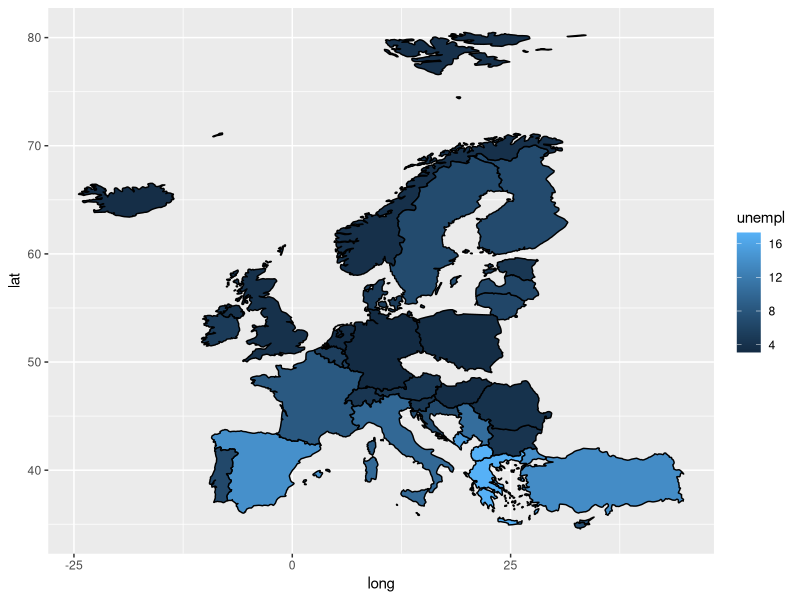
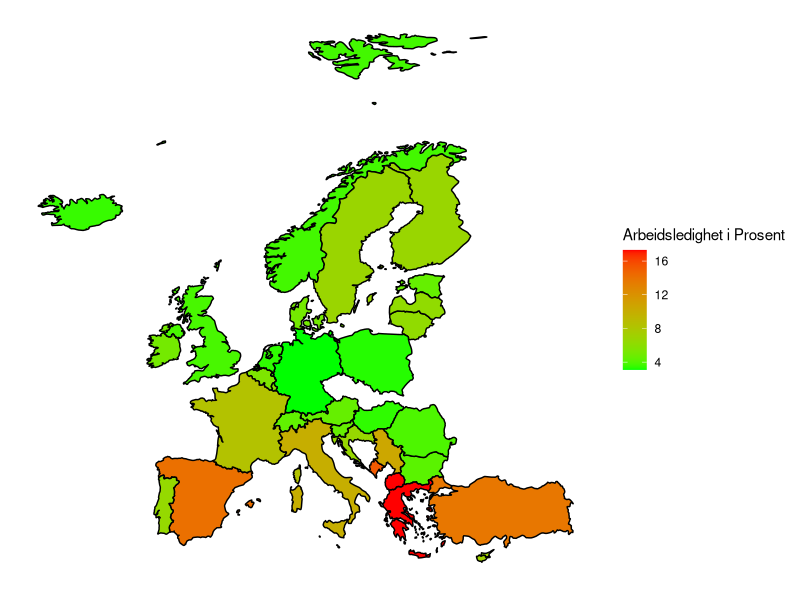
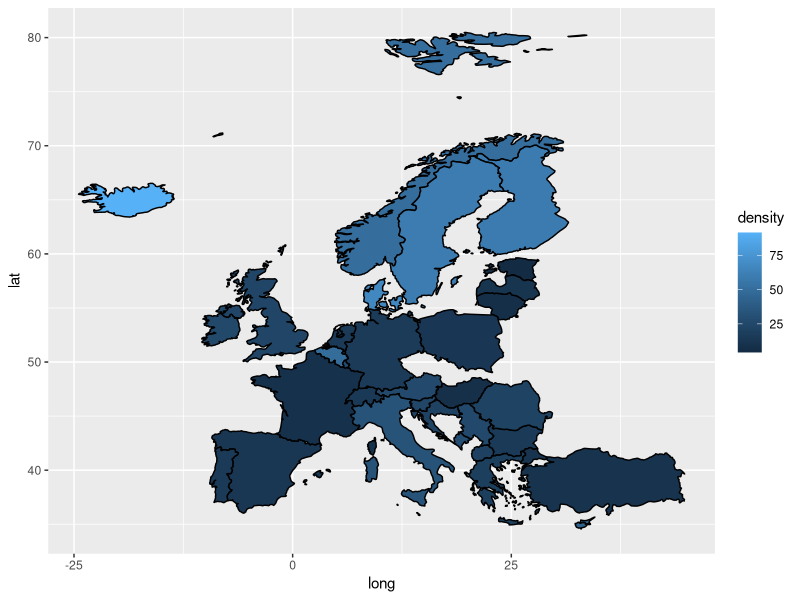
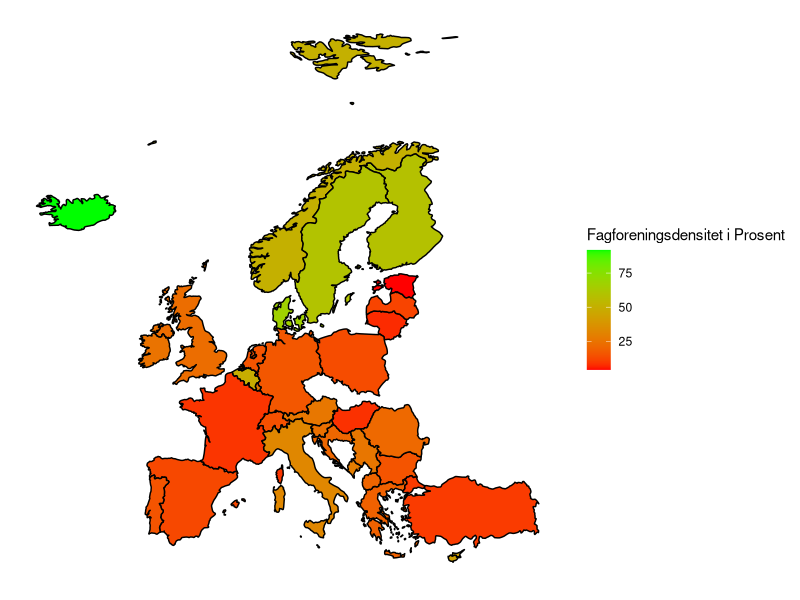
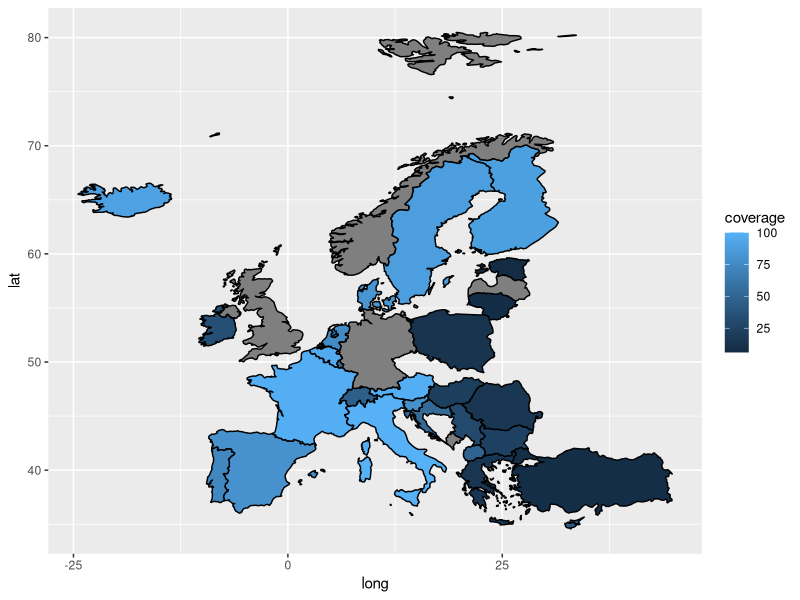
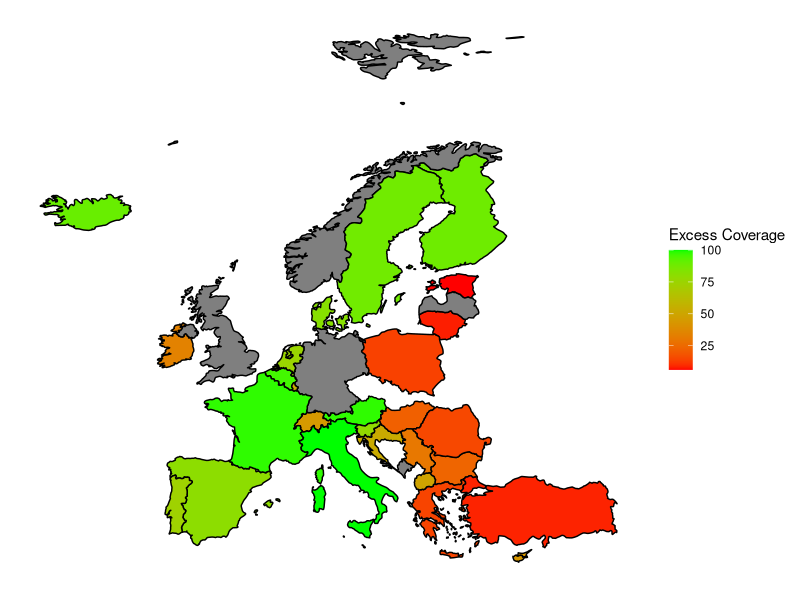
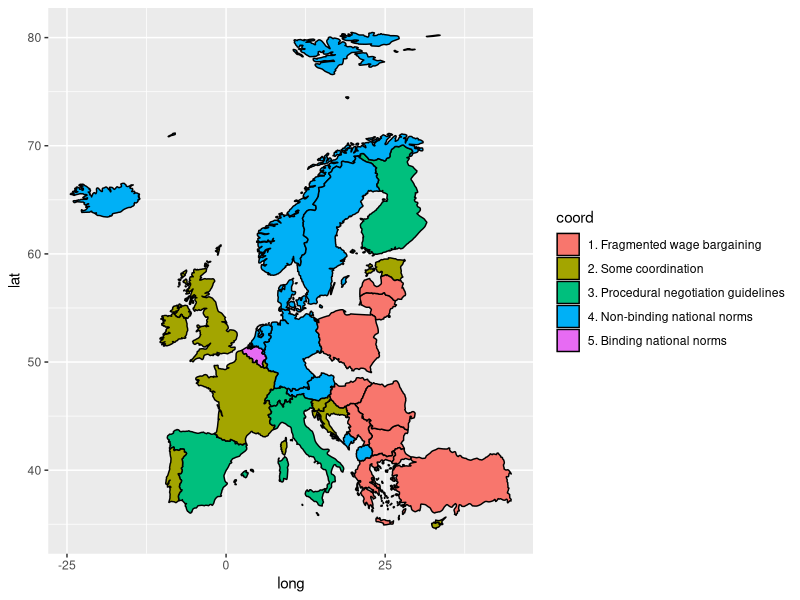

Source code (R) for these figures, in order: (Note: this script raises an error after producing the figures.)
### Assignment 2.3


# Loading packages needed for the assignment

library(readr) # fileformat of the dataset
library(ggplot2)     # the ggplot package
library(tidyverse)  # the tidyverse package


union<- read_csv("union_unempl.csv") #Loading the data with information about the variables of interest


#Changing the name of a single observation. The below code changes all observations called "United Kingdom" to "UK" in the union data. This is done so we can merge the data
union$country <- gsub("United Kingdom", "UK", union$country)
View(union) 

# Renaming a variable. The below code renames the variable "Country" to "Region". 
names(union)[names(union) == "country"] <- "region"
View(union) 



mapdata <- map_data("world") #loading map data
view(mapdata)

mapdata <- left_join(mapdata, union, by = "region") # Combining datasets

mapdata1 <- mapdata %>% filter(!is.na(mapdata$unempl)) # Removing NA values to only plot the countries we have data for


# Lag kart over Europa som viser arbeidsledighetsrate i ulike land. #
#####

# Plotting a map that shows unemployment rates in countries in Europe. 
map1 <- ggplot(mapdata1, aes(x = long, y = lat, group = group)) +
  geom_polygon(aes(fill = unempl), col = "black")
map1

# Plotting a new map with colors that are easier to see

map1.1 <- map1 + scale_fill_gradient(name = "Arbeidsledighet i Prosent", low = "green", high = "red", na.value = "grey50") +
  theme(axis.text.x = element_blank(),
        axis.text.y = element_blank(),
        axis.ticks = element_blank(),
        axis.title.x = element_blank(),
        axis.title.y = element_blank(),
        rect = element_blank())
map1.1

#####

# Plotting a map showing union density

map2 <- ggplot(mapdata1, aes(x = long, y = lat, group = group)) +
  geom_polygon(aes(fill = density), col = "black")
map2

map2.1 <- map2 + scale_fill_gradient(name = "Fagforeningsdensitet i Prosent", low = "red", high = "green", na.value = "grey50") +
  theme(axis.text.x = element_blank(),
        axis.text.y = element_blank(),
        axis.ticks = element_blank(),
        axis.title.x = element_blank(),
        axis.title.y = element_blank(),
        rect = element_blank())
map2.1

#####


# Plotting a map showing excess coverage


map3 <- ggplot(mapdata1, aes(x = long, y = lat, group = group)) +
  geom_polygon(aes(fill = coverage), col = "black")
map3

map3.1 <- map3 + scale_fill_gradient(name = "Excess Coverage", low = "red", high = "green", na.value = "grey50") +
  theme(axis.text.x = element_blank(),
        axis.text.y = element_blank(),
        axis.ticks = element_blank(),
        axis.title.x = element_blank(),
        axis.title.y = element_blank(),
        rect = element_blank())
map3.1


#####

# Plotting a map showing coordination of payrate setting

map4 <- ggplot(mapdata1, aes(x = long, y = lat, group = group)) +
  geom_polygon(aes(fill = coord), col = "black")
map4

map4.1 <- map4 + (name = "Koordinering av lonnfastsettelse") +
  theme(axis.text.x = element_blank(),
        axis.text.y = element_blank(),
        axis.ticks = element_blank(),
        axis.title.x = element_blank(),
        axis.title.y = element_blank(),
        rect = element_blank())
map4.1

#####

map4 <- ggplot(mapdata1, aes(x = long, y = lat, group = group)) +
  geom_polygon(aes(fill = coord), col = "black")
map4

map4.1 <- map4 +
  theme(axis.text.x = element_blank(),
        axis.text.y = element_blank(),
        axis.ticks = element_blank(),
        axis.title.x = element_blank(),
        axis.title.y = element_blank(),
        rect = element_blank())
map4.1

